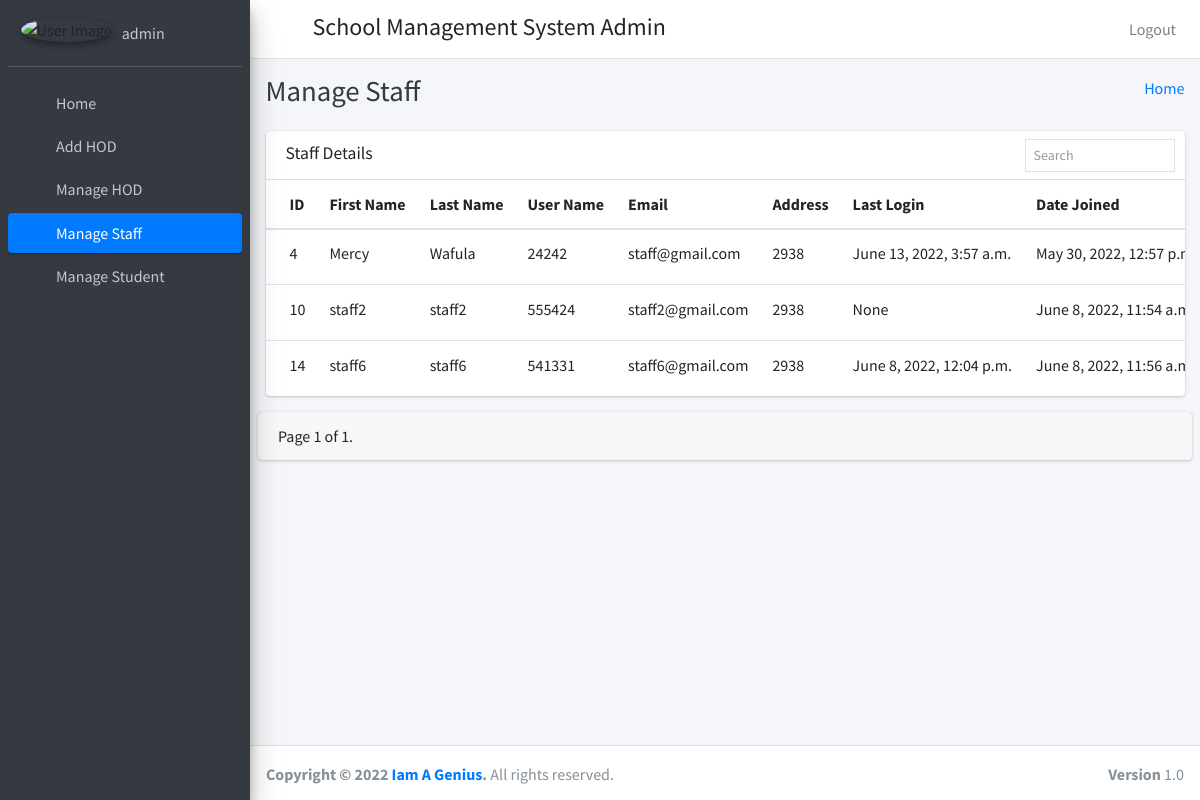
The app's page /Staff (signed in), older data.
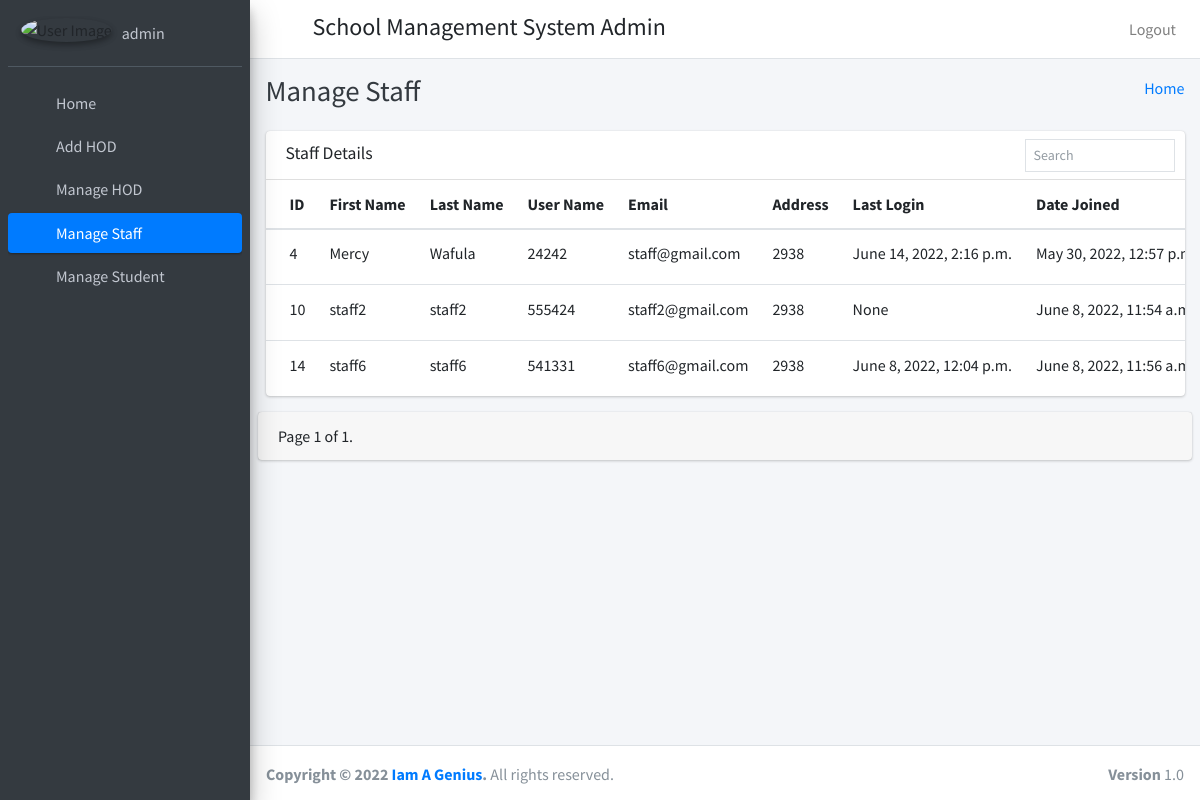
The same page, newer data.
### Student/models.py (models this page shows)
class staff(models.Model):
    id = models.AutoField(primary_key=True)
    admin = models.OneToOneField(CustomUser, on_delete=models.CASCADE)
    address = models.TextField()
    created_at = models.DateTimeField(auto_now_add=True)
    updated_at = models.DateTimeField(auto_now_add=True)
    fcm_token=models.TextField(default="")
    objects=models.Manager()

class CustomUser(AbstractUser):
    user_type_data=((1,"HOD"),(3,"staff"),(4,"student"),(2,"admin"))
    user_type= models.CharField(default=1, choices=user_type_data,max_length=10)

### Student/admin_views.py (the view)
# urls.py: path('Staff',admin_views.Staff,name="Staff"),
def Staff(request):
    staf = staff.objects.all()
    filterstaf = StaffFilter(request.GET,queryset=staf)
    staf = filterstaf.qs
    paginator = Paginator(staf, 10)
    page = request.GET.get('page',1)
    page_obj = paginator.get_page(page)
    page_range = paginator.get_elided_page_range(number=page,on_each_side=3,on_ends=2)
    try:
        staf = paginator.page(page)
    except PageNotAnInteger:
        staf = paginator.page(1)
    except EmptyPage:
        staf = paginator.page(paginator.num_pages)
    context = {
        'staf':staf,
        'filterstaf':filterstaf.form,
        'page_obj':page_obj,
        'page_range':page_range
    }
    return render(request,'admin_template/manage_staff.html',context)

### templates/admin_template/manage_staff.html (shortened to what this page needs)
{% extends 'admin_template/base.html' %}
{% block page_title %} Manage Staff {% endblock page_title %}
{% load static %}
{% load i18n %}
{% block main_content %}
<section class="content" xmlns="http://www.w3.org/1999/html">
    <div class="container-fluid">
       <div class="row">
          <div class="col-12">
            <div class="card">
              <div class="card-header">
                  <h3 class="card-title">Staff Details</h3>
                  <div class="card-tools">
                    <form method="get" class="form-inline">
                      <div class="input-group input-group-sm border" style="width: 150px;">
                        {{filterstaf.admin__username}}
                        <div class="input-group-append">
                          <button class="btn" type="submit">
                            <i class="fas fa-search"></i>
                          </button>
                        </div>
                      </div>
                    </form>
                  </div>
              </div>
              <div class="card-body table-responsive p-0">
                <table class="table table-hover text-nowrap">
                  <thead>
                    <tr>
                      <th>ID</th>
                      <th>First Name</th>
                      <th>Last Name</th>
                      <th>User Name</th>
                      <th>Email</th>
                      <th>Address</th>
                      <th>Last Login</th>
                      <th>Date Joined</th>
                    </tr>
                  </thead>
                  <tbody>
                  {% for staff in staf %}
                    <tr>
                      {% if staff.admin.id == 3 %}
                      {% else %}
                          <td>{{ staff.admin.id }}</td>
                          <td>{{ staff.admin.first_name }}</td>
                          <td>{{ staff.admin.last_name }}</td>
                          <td>{{ staff.admin.username }}</td>
                          <td>{{ staff.admin.email }}</td>
                          <td>{{ staff.address }}</td>
                          <td>{{ staff.admin.last_login }}</td>
                          <td>{{ staff.admin.date_joined }}</td>
                      {% endif %}
                    </tr>
                  {% endfor %}
                  </tbody>
                </table>
              </div>
            </div>
          </div>
        </div>
      </div>
      <div class="card">
           <div class="card-footer">
              <div class="row">
                  <div class="col-lg-6">
                      <div class="pagination">
                          <span class="step-links">
                              <span class="current">
                                   Page  {{ page_obj.number }}  of  {{ page_obj.paginator.num_pages }}.
                              </span>
                          </span>
                      </div>
                  </div>
                  <div class="col-lg-6">
                  </div>
              </div>
          </div>
      </div>
</section>
{% endblock main_content %}

Row changes from the older to the newer data that the page shows:
changed through a linked row, staff "Mercy": admin.last_login "June 13, 2022, 3:57 a.m." → "June 14, 2022, 2:16 p.m."
